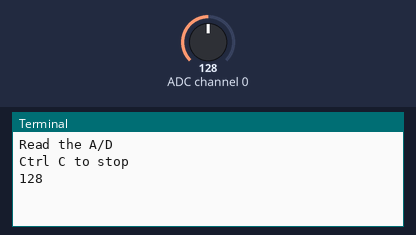
The program below on a simulated Raspberry Pi (BCM pin numbers). Shown: the last lines printed to the terminal. The inputs (shaded band) are chosen by the test bench; at power-on: ADC channel 0 = 128 (analog values on the 0–255 scale).

Above: at 1.2 s.
1.3 s: ADC channel 0 set to 178
At 2.1 s:
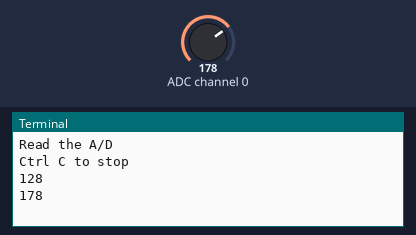
2.8 s: ADC channel 0 set to 224
At 3.3 s:
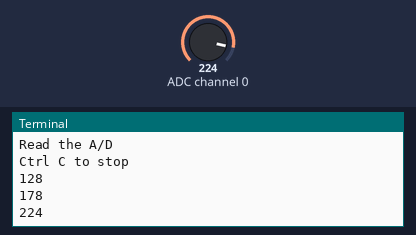

Measured:
- after the input at 1.3 s, the terminal: prints a new line at once (image 1)
- after the input at 2.8 s, the terminal: prints a new line at once (image 2)

The program:

i2c_test1.py
```python
#Read a value from analogue input 0
#in A/D in the PCF8591P @ address 0x48
from smbus import SMBus

bus = SMBus(0)

print("Read the A/D")
print("Ctrl C to stop")
bus.write_byte(0x48, 0) # set control register to read channel 0
last_reading =-1

while(0 == 0): # do forever
   reading = bus.read_byte(0x48) # read A/D
   if(abs(last_reading - reading) > 2):
      print(reading)
      last_reading = reading
```
